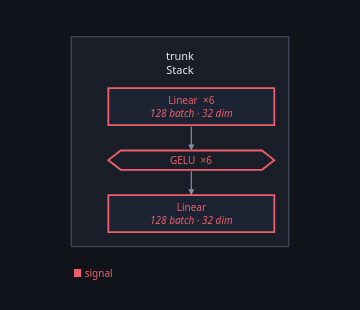

The notebook cell saved with this chart:
### Code cell
overlaid(hot, store, run="hot", inside=architecture(hot, Opaque(ONE)))

### Figure 1 — Plotly figure (JSON) as saved in the notebook; plotly's stock layout.template omitted (floating-point values rounded to 4 significant figures)
{"data": [{"hoverinfo": "text", "hovertext": ["<b>trunk</b><br>class: Stack<br>device: cpu"], "marker": {"opacity": 0, "size": 1}, "mode": "markers", "showlegend": false, "type": "scatter", "x": [105.6], "y": [102.0]}], "layout": {"annotations": [{"align": "center", "font": {"color": "#e7e9ef", "family": "system-ui, -apple-system, Segoe UI, Roboto, sans-serif", "size": 11}, "showarrow": false, "text": "trunk<br>Stack", "x": 105.6, "xanchor": "center", "y": 25.0, "yanchor": "middle"}, {"align": "center", "font": {"color": "#ef5f6b", "family": "system-ui, -apple-system, Segoe UI, Roboto, sans-serif", "size": 10}, "showarrow": false, "text": "Linear  ×6<br><i>128 batch · 32 dim</i>", "x": 116.6, "xanchor": "center", "y": 68.0, "yanchor": "middle"}, {"align": "center", "font": {"color": "#ef5f6b", "family": "system-ui, -apple-system, Segoe UI, Roboto, sans-serif", "size": 10}, "showarrow": false, "text": "GELU  ×6", "x": 116.6, "xanchor": "center", "y": 120.0, "yanchor": "middle"}, {"align": "center", "font": {"color": "#ef5f6b", "family": "system-ui, -apple-system, Segoe UI, Roboto, sans-serif", "size": 10}, "showarrow": false, "text": "Linear<br><i>128 batch · 32 dim</i>", "x": 116.6, "xanchor": "center", "y": 172.0, "yanchor": "middle"}, {"arrowcolor": "#868ea3", "arrowhead": 2, "arrowsize": 1, "arrowwidth": 1.2, "ax": 116.6, "axref": "x", "ay": 86.0, "ayref": "y", "showarrow": true, "text": "", "x": 116.6, "xref": "x", "y": 110.6, "yref": "y"}, {"arrowcolor": "#868ea3", "arrowhead": 2, "arrowsize": 1, "arrowwidth": 1.2, "ax": 116.6, "axref": "x", "ay": 129.4, "ayref": "y", "showarrow": true, "text": "", "x": 116.6, "xref": "x", "y": 154.0, "yref": "y"}, {"align": "left", "font": {"color": "#ef5f6b", "family": "system-ui, -apple-system, Segoe UI, Roboto, sans-serif", "size": 10}, "showarrow": false, "text": "■ signal", "x": 0.0, "xanchor": "left", "y": 230.0, "yanchor": "middle"}], "font": {"color": "#e7e9ef", "family": "system-ui, -apple-system, Segoe UI, Roboto, sans-serif", "size": 12}, "height": 310.0, "hoverlabel": {"align": "left", "bgcolor": "#1a1e28", "bordercolor": "#2c3242", "font": {"color": "#e7e9ef", "family": "system-ui, -apple-system, Segoe UI, Roboto, sans-serif"}}, "legend": {"bgcolor": "rgba(0,0,0,0)", "font": {"color": "#868ea3"}, "orientation": "h", "x": 1, "xanchor": "right", "y": 1.02, "yanchor": "bottom"}, "margin": {"b": 16, "l": 16, "r": 16, "t": 16}, "paper_bgcolor": "#101319", "plot_bgcolor": "#101319", "shapes": [{"fillcolor": "#1a1e28", "layer": "below", "line": {"color": "#3d4459", "width": 1.4}, "type": "rect", "x0": 0.0, "x1": 211.2, "y0": 0.0, "y1": 204.0}, {"fillcolor": "#1c2333", "layer": "below", "line": {"color": "#ef5f6b", "width": 1.8}, "path": "M 36.0,50.0 L 197.20000000000002,50.0 L 197.20000000000002,86.0 L 36.0,86.0 Z", "type": "path", "xref": "x", "yref": "y"}, {"fillcolor": "rgba(0,0,0,0)", "layer": "below", "line": {"color": "#ef5f6b", "width": 1.8}, "path": "M 36.0,120.0 L 48.0,110.64 L 185.20000000000002,110.64 L 197.20000000000002,120.0 L 185.20000000000002,129.36 L 48.0,129.36 Z", "type": "path", "xref": "x", "yref": "y"}, {"fillcolor": "#1c2333", "layer": "below", "line": {"color": "#ef5f6b", "width": 1.8}, "path": "M 36.0,154.0 L 197.20000000000002,154.0 L 197.20000000000002,190.0 L 36.0,190.0 Z", "type": "path", "xref": "x", "yref": "y"}], "width": 360, "xaxis": {"range": [-20.0, 231.2], "visible": false}, "yaxis": {"range": [250.0, -20], "scaleanchor": "x", "visible": false}}}
